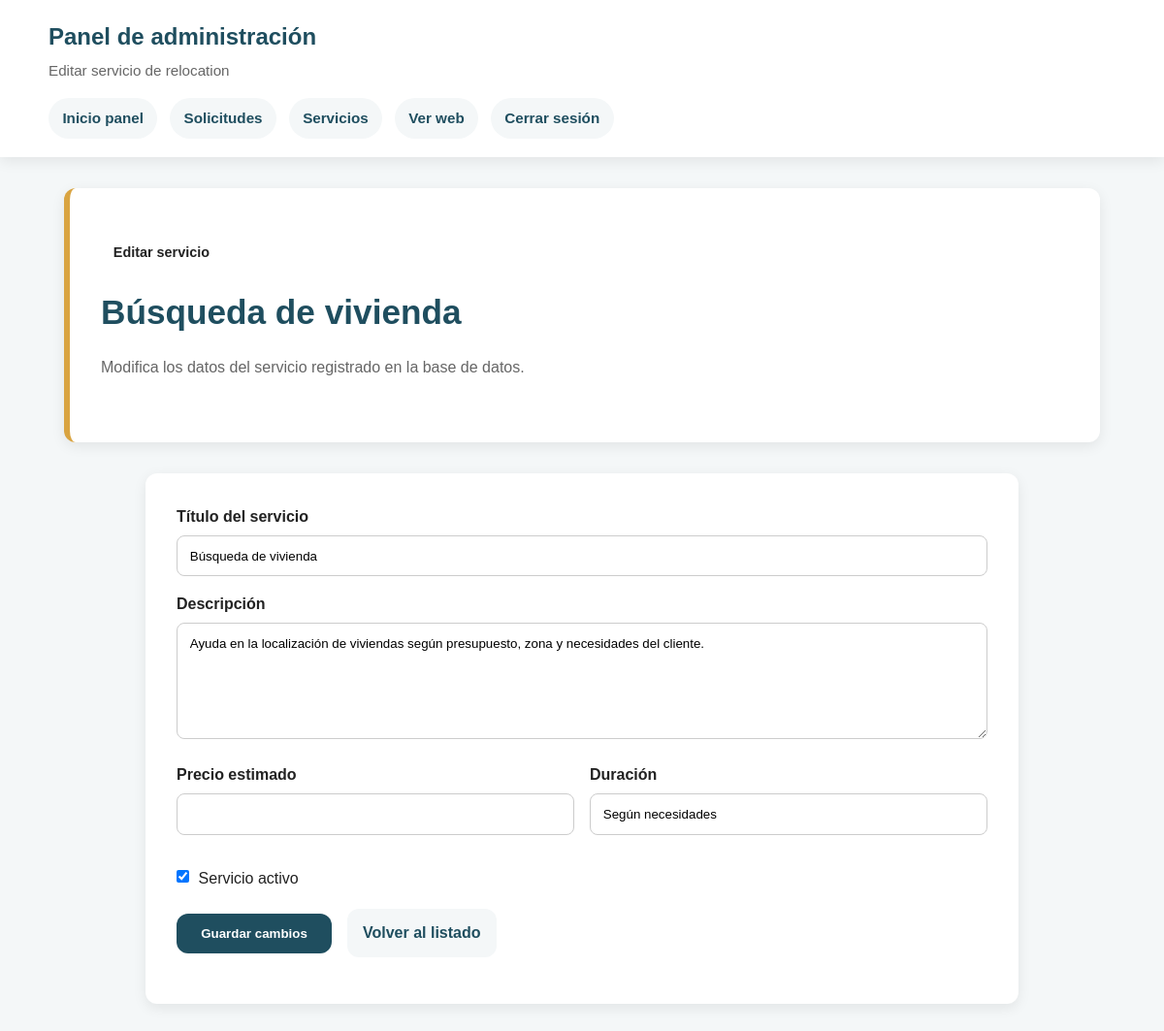
Screenshot of /admin/editar_servicio.php?id=1 (signed in) with the database file from the repository.
### tables this page shows
CREATE TABLE servicios (
    id INT AUTO_INCREMENT PRIMARY KEY,
    titulo VARCHAR(150) NOT NULL,
    descripcion TEXT NOT NULL,
    precio_estimado DECIMAL(10,2) DEFAULT NULL,
    duracion VARCHAR(100) DEFAULT NULL,
    activo TINYINT(1) DEFAULT 1,
    fecha_creacion TIMESTAMP DEFAULT CURRENT_TIMESTAMP
);

### admin/editar_servicio.php (the view, shortened to what this page needs)
<?php
require_once "../config/database.php";
$id = $_GET["id"] ?? null;
$servicio = null;
try {
    $stmt = $pdo->prepare("SELECT * FROM servicios WHERE id = :id");
    $stmt->execute([
        ":id" => $id
    ]);
    $servicio = $stmt->fetch();
} catch (PDOException $e) {
    $error = "No se ha podido cargar el servicio.";
}
?>
<!DOCTYPE html>
<html lang="es">
<head>
    <link rel="stylesheet" href="../css/style.css">
</head>
<body class="admin-body">
    <header class="admin-header">
        <div>
            <h2>Panel de administración</h2>
            <p>Editar servicio de relocation</p>
        </div>
        <nav>
            <ul>
                <li><a href="dashboard.php">Inicio panel</a></li>
                <li><a href="solicitudes.php">Solicitudes</a></li>
                <li><a href="servicios.php">Servicios</a></li>
                <li><a href="../index.php">Ver web</a></li>
                <li><a href="logout.php">Cerrar sesión</a></li>
            </ul>
        </nav>
    </header>
    <main class="admin-main">
        <section class="page-hero">
            <span class="hero-label">Editar servicio</span>
            <h1><?= htmlspecialchars($servicio["titulo"]) ?></h1>
            <p>
                Modifica los datos del servicio registrado en la base de datos.
            </p>
        </section>
        <section class="admin-form-section">
            <form action="editar_servicio.php?id=<?= htmlspecialchars($servicio["id"]) ?>" method="POST" class="admin-edit-form">
                <div class="form-group">
                    <label for="titulo">Título del servicio</label>
                    <input
                        type="text"
                        id="titulo"
                        name="titulo"
                        value="<?= htmlspecialchars($servicio["titulo"]) ?>"
                    >
                </div>
                <div class="form-group">
                    <label for="descripcion">Descripción</label>
                    <textarea id="descripcion" name="descripcion"><?= htmlspecialchars($servicio["descripcion"]) ?></textarea>
                </div>
                <div class="form-row">
                    <div class="form-group">
                        <label for="precio_estimado">Precio estimado</label>
                        <input
                            type="text"
                            id="precio_estimado"
                            name="precio_estimado"
                            value="<?= htmlspecialchars($servicio["precio_estimado"] ?? "") ?>"
                        >
                    </div>
                    <div class="form-group">
                        <label for="duracion">Duración</label>
                        <input
                            type="text"
                            id="duracion"
                            name="duracion"
                            value="<?= htmlspecialchars($servicio["duracion"] ?? "") ?>"
                        >
                    </div>
                </div>
                <div class="form-check">
                    <input
                        type="checkbox"
                        id="activo"
                        name="activo"
                        <?= $servicio["activo"] ? "checked" : "" ?>
                    >
                    <label for="activo">Servicio activo</label>
                </div>
                <div class="admin-form-actions">
                    <button type="submit">Guardar cambios</button>
                    <a href="servicios.php" class="secondary-link">Volver al listado</a>
                </div>
            </form>
        </section>
    </main>
</body>
</html>

### css/style.css (style rules this page uses)
:root { --color-principal: #1f4e5f; --color-secundario: #f4f7f8; --color-acento: #d9a441; --color-texto: #222222; --color-texto-suave: #666666; --color-blanco: #ffffff; --fuente-principal: Arial, Helvetica, sans-serif; --ancho-maximo: 1100px; --borde-redondeado: 12px; --sombra-suave: 0 4px 14px rgba(0, 0, 0, 0.08); }
* { margin: 0; padding: 0; box-sizing: border-box; }
body { font-family: var(--fuente-principal); color: var(--color-texto); background-color: var(--color-secundario); line-height: 1.6; }
main { max-width: var(--ancho-maximo); margin: 0 auto; padding: 2rem 1rem; }
section { margin-bottom: 2.5rem; }
header { background-color: var(--color-blanco); padding: 1.2rem 1rem; box-shadow: var(--sombra-suave); }
header > div, nav { max-width: var(--ancho-maximo); margin: 0 auto; }
header h2 { color: var(--color-principal); margin-bottom: 0.2rem; }
header p { color: var(--color-texto-suave); font-size: 0.95rem; }
nav { margin-top: 1rem; }
nav ul { list-style: none; display: flex; gap: 1rem; flex-wrap: wrap; }
nav a { text-decoration: none; color: var(--color-texto); font-weight: bold; }
h1 { color: var(--color-principal); font-size: 2.2rem; margin-bottom: 1rem; }
h2 { color: var(--color-principal); margin-bottom: 0.8rem; }
p { margin-bottom: 1rem; }
a, button { transition: 0.2s ease; }
section > a, button { display: inline-block; background-color: var(--color-principal); color: var(--color-blanco); padding: 0.8rem 1.2rem; border-radius: var(--borde-redondeado); text-decoration: none; border: none; cursor: pointer; font-weight: bold; }
form { background-color: var(--color-blanco); padding: 1.5rem; border-radius: var(--borde-redondeado); box-shadow: var(--sombra-suave); }
form div { margin-bottom: 1rem; }
label { display: block; font-weight: bold; margin-bottom: 0.4rem; }
input, textarea { width: 100%; padding: 0.8rem; border: 1px solid #cccccc; border-radius: 8px; font-family: var(--fuente-principal); }
textarea { min-height: 120px; resize: vertical; }
.hero-label { display: inline-block; background-color: rgba(255, 255, 255, 0.15); padding: 0.4rem 0.8rem; border-radius: 999px; margin-bottom: 1rem; font-size: 0.9rem; font-weight: bold; }
.page-hero { background-color: var(--color-blanco); padding: 3rem 2rem; border-radius: var(--borde-redondeado); box-shadow: var(--sombra-suave); border-left: 6px solid var(--color-acento); }
.page-hero p { max-width: 750px; color: var(--color-texto-suave); }
.form-row { display: grid; grid-template-columns: 1fr 1fr; gap: 1rem; }
.form-group { margin-bottom: 1rem; }
.form-check { display: flex; align-items: flex-start; gap: 0.6rem; margin-bottom: 1.2rem; }
.form-check input { width: auto; margin-top: 0.3rem; }
.form-check label { font-weight: normal; margin-bottom: 0; }
.admin-body { background-color: var(--color-secundario); min-height: 100vh; }
.admin-header { background-color: var(--color-blanco); padding: 1.2rem 1rem; box-shadow: var(--sombra-suave); }
.admin-header > div, .admin-header nav { max-width: var(--ancho-maximo); margin: 0 auto; }
.admin-header h2 { color: var(--color-principal); }
.admin-main { max-width: var(--ancho-maximo); margin: 0 auto; padding: 2rem 1rem; }
.admin-form-section { background-color: var(--color-blanco); padding: 2rem; border-radius: var(--borde-redondeado); box-shadow: var(--sombra-suave); }
.admin-edit-form { box-shadow: none; padding: 0; }
.admin-form-actions { display: flex; gap: 1rem; align-items: center; flex-wrap: wrap; margin-top: 1rem; }
.secondary-link { color: var(--color-principal); font-weight: bold; text-decoration: none; }
.admin-header { position: sticky; top: 0; z-index: 50; }
.admin-header > div { margin-bottom: 0.8rem; }
.admin-header nav ul { display: flex; gap: 0.8rem; flex-wrap: wrap; }
.admin-header nav a { display: inline-block; background-color: var(--color-secundario); color: var(--color-principal); padding: 0.55rem 0.9rem; border-radius: 999px; font-size: 0.95rem; }
.admin-main .page-hero { margin-bottom: 2rem; }
.admin-form-section { max-width: 900px; margin: 0 auto; }
.admin-form-actions button { min-width: 160px; }
.secondary-link { background-color: var(--color-secundario); padding: 0.75rem 1rem; border-radius: var(--borde-redondeado); }
:root { --color-gold: #cca763; --color-navy: #1a2939; --color-teal: #60898e; --color-gold-light: #e6c785; --color-fondo-home: #f6f3ed; }
main { max-width: 100%; width: 100%; padding: 0; margin: 0; }

### rows the page displays
servicios: titulo "Búsqueda de vivienda", descripcion "Ayuda en la localización de viviendas según presupuesto, zona y necesidades del cliente.", duracion "Según necesidades", activo "☑"
